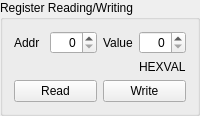
               <widget class="QGroupBox" name="groupBox_11">
                <property name="enabled">
                 <bool>true</bool>
                </property>
                <property name="sizePolicy">
                 <sizepolicy hsizetype="Preferred" vsizetype="MinimumExpanding">
                  <horstretch>0</horstretch>
                  <verstretch>0</verstretch>
                 </sizepolicy>
                </property>
                <property name="title">
                 <string>Register Reading/Writing</string>
                </property>
                <layout class="QGridLayout" name="gridLayout_6">
                 <item row="0" column="1">
                  <widget class="QSpinBox" name="SB_Register_Address">
                   <property name="toolTip">
                    <string>Register Address</string>
                   </property>
                   <property name="statusTip">
                    <string>Register Address</string>
                   </property>
                   <property name="whatsThis">
                    <string>Register Address</string>
                   </property>
                   <property name="alignment">
                    <set>Qt::AlignRight|Qt::AlignTrailing|Qt::AlignVCenter</set>
                   </property>
                   <property name="maximum">
                    <number>255</number>
                   </property>
                  </widget>
                 </item>
                 <item row="0" column="2">
                  <widget class="QLabel" name="label_39">
                   <property name="text">
                    <string>Value</string>
                   </property>
                  </widget>
                 </item>
                 <item row="3" column="0" colspan="2">
                  <widget class="QPushButton" name="B_Register_Read">
                   <property name="text">
                    <string>Read</string>
                   </property>
                  </widget>
                 </item>
                 <item row="3" column="2" colspan="2">
                  <widget class="QPushButton" name="B_Register_Write">
                   <property name="text">
                    <string>Write</string>
                   </property>
                  </widget>
                 </item>
                 <item row="0" column="3">
                  <widget class="QSpinBox" name="SB_Register_Value">
                   <property name="toolTip">
                    <string>Register Value</string>
                   </property>
                   <property name="statusTip">
                    <string>Register Value</string>
                   </property>
                   <property name="whatsThis">
                    <string>Register Value</string>
                   </property>
                   <property name="alignment">
                    <set>Qt::AlignRight|Qt::AlignTrailing|Qt::AlignVCenter</set>
                   </property>
                   <property name="maximum">
                    <number>255</number>
                   </property>
                  </widget>
                 </item>
                 <item row="0" column="0">
                  <widget class="QLabel" name="label_38">
                   <property name="sizePolicy">
                    <sizepolicy hsizetype="Preferred" vsizetype="Preferred">
                     <horstretch>0</horstretch>
                     <verstretch>0</verstretch>
                    </sizepolicy>
                   </property>
                   <property name="text">
                    <string>Addr</string>
                   </property>
                  </widget>
                 </item>
                 <item row="1" column="3">
                  <widget class="QLabel" name="L_RegisterReadWrite_HexVal">
                   <property name="sizePolicy">
                    <sizepolicy hsizetype="Preferred" vsizetype="Preferred">
                     <horstretch>0</horstretch>
                     <verstretch>0</verstretch>
                    </sizepolicy>
                   </property>
                   <property name="text">
                    <string>HEXVAL</string>
                   </property>
                   <property name="scaledContents">
                    <bool>false</bool>
                   </property>
                  </widget>
                 </item>
                </layout>
               </widget>
